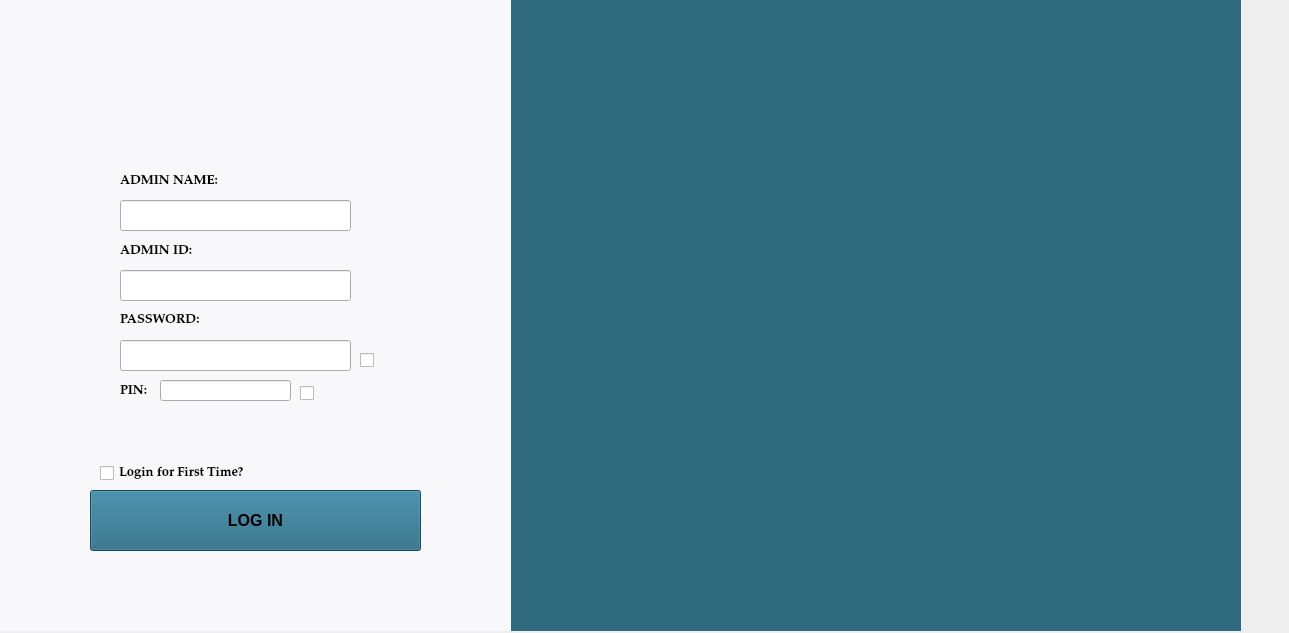
<?xml version="1.0" encoding="UTF-8"?>
<ui version="4.0">
 <class>adminportal</class>
 <widget class="QMainWindow" name="adminportal">
  <property name="geometry">
   <rect>
    <x>0</x>
    <y>0</y>
    <width>1289</width>
    <height>633</height>
   </rect>
  </property>
  <property name="font">
   <font>
    <pointsize>18</pointsize>
    <italic>false</italic>
    <bold>true</bold>
   </font>
  </property>
  <property name="windowTitle">
   <string>ADMIN LOGIN</string>
  </property>
  <property name="windowIcon">
   <iconset>
    <normaloff>../../../SAAD COMMUNICATION/Downloads/chrome_hqmSI9koUf (2).png</normaloff>../../../SAAD COMMUNICATION/Downloads/chrome_hqmSI9koUf (2).png</iconset>
  </property>
  <widget class="QWidget" name="centralwidget">
   <widget class="QCheckBox" name="checkBox_2">
    <property name="geometry">
     <rect>
      <x>100</x>
      <y>460</y>
      <width>241</width>
      <height>26</height>
     </rect>
    </property>
    <property name="font">
     <font>
      <family>Palatino Linotype</family>
      <pointsize>10</pointsize>
      <italic>false</italic>
      <bold>true</bold>
     </font>
    </property>
    <property name="text">
     <string>Login for First Time?</string>
    </property>
   </widget>
   <widget class="QCheckBox" name="checkBox">
    <property name="geometry">
     <rect>
      <x>360</x>
      <y>350</y>
      <width>20</width>
      <height>21</height>
     </rect>
    </property>
    <property name="cursor">
     <cursorShape>PointingHandCursor</cursorShape>
    </property>
    <property name="text">
     <string/>
    </property>
   </widget>
   <widget class="QPushButton" name="pushButton">
    <property name="geometry">
     <rect>
      <x>90</x>
      <y>490</y>
      <width>331</width>
      <height>61</height>
     </rect>
    </property>
    <property name="font">
     <font>
      <family>Leelawadee UI</family>
      <pointsize>12</pointsize>
      <italic>false</italic>
      <bold>true</bold>
     </font>
    </property>
    <property name="cursor">
     <cursorShape>PointingHandCursor</cursorShape>
    </property>
    <property name="styleSheet">
     <string notr="true">background-color: rgb(67, 40, 228);
background-color: rgb(32, 99, 127);
color: black</string>
    </property>
    <property name="text">
     <string>LOG IN</string>
    </property>
   </widget>
   <widget class="QLabel" name="label_5">
    <property name="geometry">
     <rect>
      <x>0</x>
      <y>0</y>
      <width>1241</width>
      <height>631</height>
     </rect>
    </property>
    <property name="styleSheet">
     <string notr="true">background-color: rgb(48, 106, 127);</string>
    </property>
    <property name="text">
     <string/>
    </property>
    <property name="pixmap">
     <pixmap>../../../SAAD COMMUNICATION/Downloads/admin keliye increase krna_auto_x2.jpg</pixmap>
    </property>
    <property name="scaledContents">
     <bool>true</bool>
    </property>
   </widget>
   <widget class="QLabel" name="label_6">
    <property name="geometry">
     <rect>
      <x>140</x>
      <y>190</y>
      <width>351</width>
      <height>191</height>
     </rect>
    </property>
    <property name="styleSheet">
     <string notr="true">background-color: rgb(248, 248, 250);</string>
    </property>
    <property name="text">
     <string/>
    </property>
   </widget>
   <widget class="QLabel" name="label_7">
    <property name="geometry">
     <rect>
      <x>0</x>
      <y>0</y>
      <width>511</width>
      <height>631</height>
     </rect>
    </property>
    <property name="styleSheet">
     <string notr="true">background-color: rgb(248, 248, 250);</string>
    </property>
    <property name="text">
     <string/>
    </property>
   </widget>
   <widget class="QLabel" name="label_8">
    <property name="geometry">
     <rect>
      <x>370</x>
      <y>110</y>
      <width>51</width>
      <height>51</height>
     </rect>
    </property>
    <property name="text">
     <string/>
    </property>
    <property name="pixmap">
     <pixmap>../../../SAAD COMMUNICATION/Downloads/Lovepik_com-401039678-eye-icon-vector-element.png</pixmap>
    </property>
    <property name="scaledContents">
     <bool>true</bool>
    </property>
   </widget>
   <widget class="QLabel" name="label_9">
    <property name="geometry">
     <rect>
      <x>760</x>
      <y>20</y>
      <width>281</width>
      <height>71</height>
     </rect>
    </property>
    <property name="font">
     <font>
      <family>Arial Black</family>
      <pointsize>20</pointsize>
      <italic>false</italic>
      <bold>true</bold>
      <underline>true</underline>
     </font>
    </property>
    <property name="styleSheet">
     <string notr="true">
color: rgb(0, 85, 127);</string>
    </property>
    <property name="text">
     <string/>
    </property>
    <property name="pixmap">
     <pixmap>../../../SAAD COMMUNICATION/Downloads/chrome_hqmSI9koUf (1).png</pixmap>
    </property>
    <property name="scaledContents">
     <bool>true</bool>
    </property>
   </widget>
   <widget class="QLineEdit" name="lineEdit">
    <property name="geometry">
     <rect>
      <x>120</x>
      <y>200</y>
      <width>231</width>
      <height>31</height>
     </rect>
    </property>
    <property name="font">
     <font>
      <pointsize>10</pointsize>
      <italic>false</italic>
      <bold>false</bold>
     </font>
    </property>
   </widget>
   <widget class="QLabel" name="label">
    <property name="geometry">
     <rect>
      <x>120</x>
      <y>170</y>
      <width>131</width>
      <height>21</height>
     </rect>
    </property>
    <property name="font">
     <font>
      <family>Palatino Linotype</family>
      <pointsize>10</pointsize>
      <italic>false</italic>
      <bold>true</bold>
     </font>
    </property>
    <property name="text">
     <string>ADMIN NAME:</string>
    </property>
   </widget>
   <widget class="QLabel" name="label_2">
    <property name="geometry">
     <rect>
      <x>120</x>
      <y>240</y>
      <width>101</width>
      <height>21</height>
     </rect>
    </property>
    <property name="font">
     <font>
      <family>Palatino Linotype</family>
      <pointsize>10</pointsize>
      <italic>false</italic>
      <bold>true</bold>
     </font>
    </property>
    <property name="text">
     <string>ADMIN ID:</string>
    </property>
   </widget>
   <widget class="QLineEdit" name="lineEdit_2">
    <property name="geometry">
     <rect>
      <x>120</x>
      <y>270</y>
      <width>231</width>
      <height>31</height>
     </rect>
    </property>
    <property name="font">
     <font>
      <pointsize>10</pointsize>
      <italic>false</italic>
      <bold>false</bold>
     </font>
    </property>
   </widget>
   <widget class="QLabel" name="label_3">
    <property name="geometry">
     <rect>
      <x>120</x>
      <y>310</y>
      <width>111</width>
      <height>20</height>
     </rect>
    </property>
    <property name="font">
     <font>
      <family>Palatino Linotype</family>
      <pointsize>10</pointsize>
      <italic>false</italic>
      <bold>true</bold>
      <underline>false</underline>
     </font>
    </property>
    <property name="text">
     <string>PASSWORD:</string>
    </property>
   </widget>
   <widget class="QLineEdit" name="lineEdit_3">
    <property name="geometry">
     <rect>
      <x>120</x>
      <y>340</y>
      <width>231</width>
      <height>31</height>
     </rect>
    </property>
    <property name="font">
     <font>
      <pointsize>10</pointsize>
      <italic>false</italic>
      <bold>false</bold>
     </font>
    </property>
   </widget>
   <widget class="QLineEdit" name="lineEdit_4">
    <property name="geometry">
     <rect>
      <x>160</x>
      <y>380</y>
      <width>131</width>
      <height>21</height>
     </rect>
    </property>
    <property name="font">
     <font>
      <pointsize>8</pointsize>
      <italic>false</italic>
      <bold>false</bold>
     </font>
    </property>
   </widget>
   <widget class="QLabel" name="label_4">
    <property name="geometry">
     <rect>
      <x>120</x>
      <y>380</y>
      <width>41</width>
      <height>21</height>
     </rect>
    </property>
    <property name="font">
     <font>
      <family>Palatino Linotype</family>
      <pointsize>10</pointsize>
      <italic>false</italic>
      <bold>true</bold>
     </font>
    </property>
    <property name="text">
     <string>PIN:</string>
    </property>
   </widget>
   <widget class="QCheckBox" name="checkBox_3">
    <property name="geometry">
     <rect>
      <x>300</x>
      <y>380</y>
      <width>21</width>
      <height>26</height>
     </rect>
    </property>
    <property name="cursor">
     <cursorShape>PointingHandCursor</cursorShape>
    </property>
    <property name="text">
     <string/>
    </property>
   </widget>
   <widget class="QLabel" name="label_10">
    <property name="geometry">
     <rect>
      <x>100</x>
      <y>-10</y>
      <width>211</width>
      <height>161</height>
     </rect>
    </property>
    <property name="styleSheet">
     <string notr="true">background-image: url(:/bg_images/logo_pic.png);</string>
    </property>
    <property name="text">
     <string/>
    </property>
    <property name="pixmap">
     <pixmap>../../../SAAD COMMUNICATION/Downloads/Lovepik_com-401039678-eye-icon-vector-element.png</pixmap>
    </property>
    <property name="scaledContents">
     <bool>true</bool>
    </property>
   </widget>
   <widget class="QLabel" name="background">
    <property name="geometry">
     <rect>
      <x>509</x>
      <y>0</y>
      <width>781</width>
      <height>700</height>
     </rect>
    </property>
    <property name="styleSheet">
     <string notr="true">
background-image: url(:/bg_images/admin_login.png);</string>
    </property>
    <property name="text">
     <string/>
    </property>
   </widget>
   <zorder>label_5</zorder>
   <zorder>label_6</zorder>
   <zorder>label_7</zorder>
   <zorder>checkBox</zorder>
   <zorder>label_8</zorder>
   <zorder>lineEdit</zorder>
   <zorder>lineEdit_2</zorder>
   <zorder>lineEdit_3</zorder>
   <zorder>lineEdit_4</zorder>
   <zorder>checkBox_2</zorder>
   <zorder>background</zorder>
   <zorder>label</zorder>
   <zorder>label_10</zorder>
   <zorder>label_2</zorder>
   <zorder>label_4</zorder>
   <zorder>checkBox_3</zorder>
   <zorder>label_3</zorder>
   <zorder>pushButton</zorder>
   <zorder>label_9</zorder>
  </widget>
 </widget>
 <resources/>
 <connections/>
</ui>
